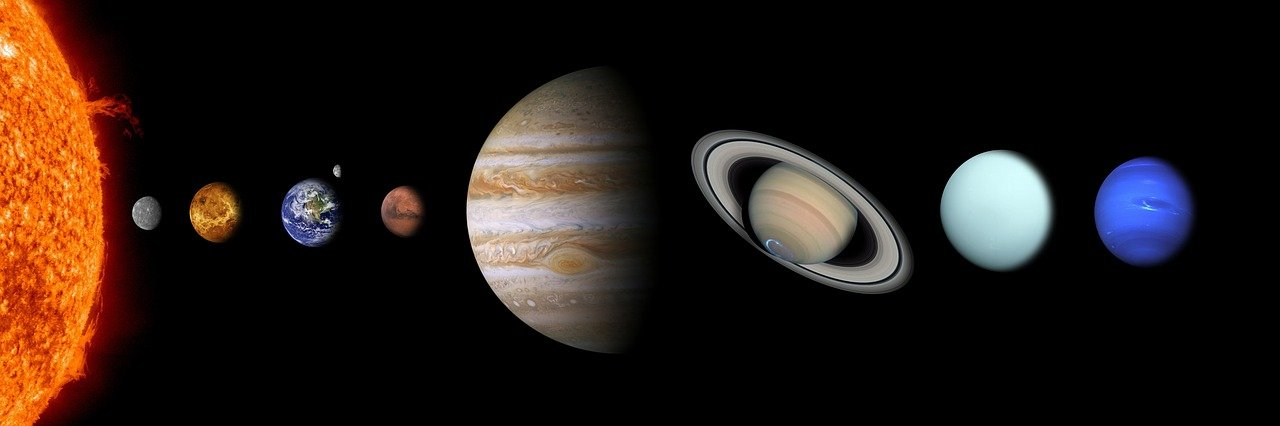
#> input picture solar-system.jpg, 1280 x 426 px
$ python solar.py
#> lines starting #> are read from the running program, lines starting #| are printed output that depends on the picture; after the words box and inside, x2 and y2 are one past the last pixel; in counts of white or black regions, pixels touching at a corner belong together
import cv2
import numpy as np

planet_names = [
    "Mercury", "Venus", "Earth", "Mars",
    "Jupiter", "Saturn", "Uranus", "Neptune"
]

solar_system_image = cv2.imread("solar-system.jpg")
#> solar_system_image is the input picture: shape (426, 1280, 3); mean B, G, R 20.5, 25.8, 36.5

font = cv2.FONT_HERSHEY_SIMPLEX
font_scale = 1
font_color = (255, 255, 255)  # White
font_thickness = 1

positions = [
    (40, 150), (180, 170), (290, 280), (400, 299),
    (600, 360), (820, 330), (970, 300), (1120, 370)
]

for i, name in enumerate(planet_names):
    position = positions[i]
    cv2.putText(solar_system_image, name, position, font, font_scale, font_color, font_thickness)
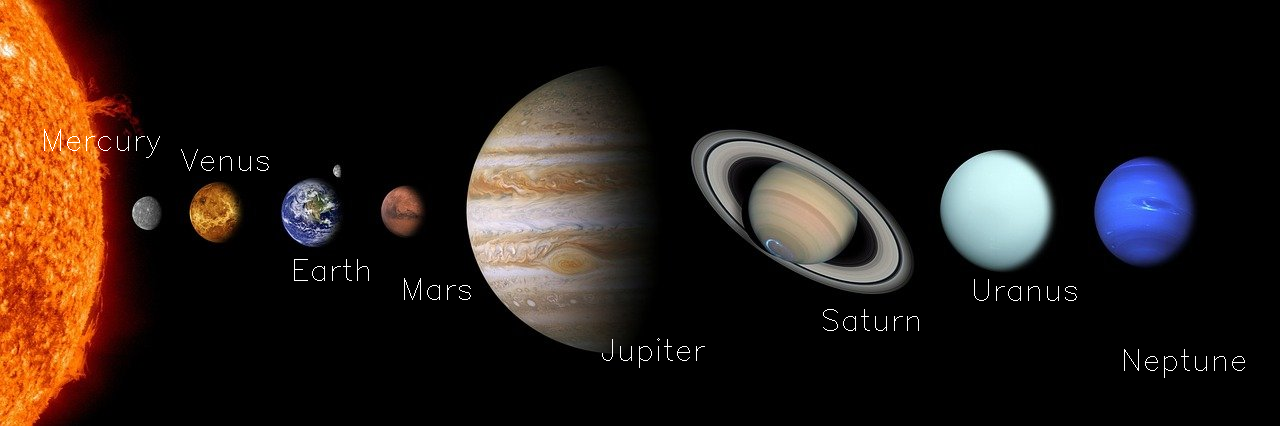
#> solar_system_image: shape (426, 1280, 3); 0.35% of pixels changed, all inside (x1, y1, x2, y2) = (44, 129, 1245, 378)

cv2.imshow("Solar System with Planet Names", solar_system_image)
cv2.waitKey(5000)

cv2.imwrite("solar_system_with_names.jpg", solar_system_image)
